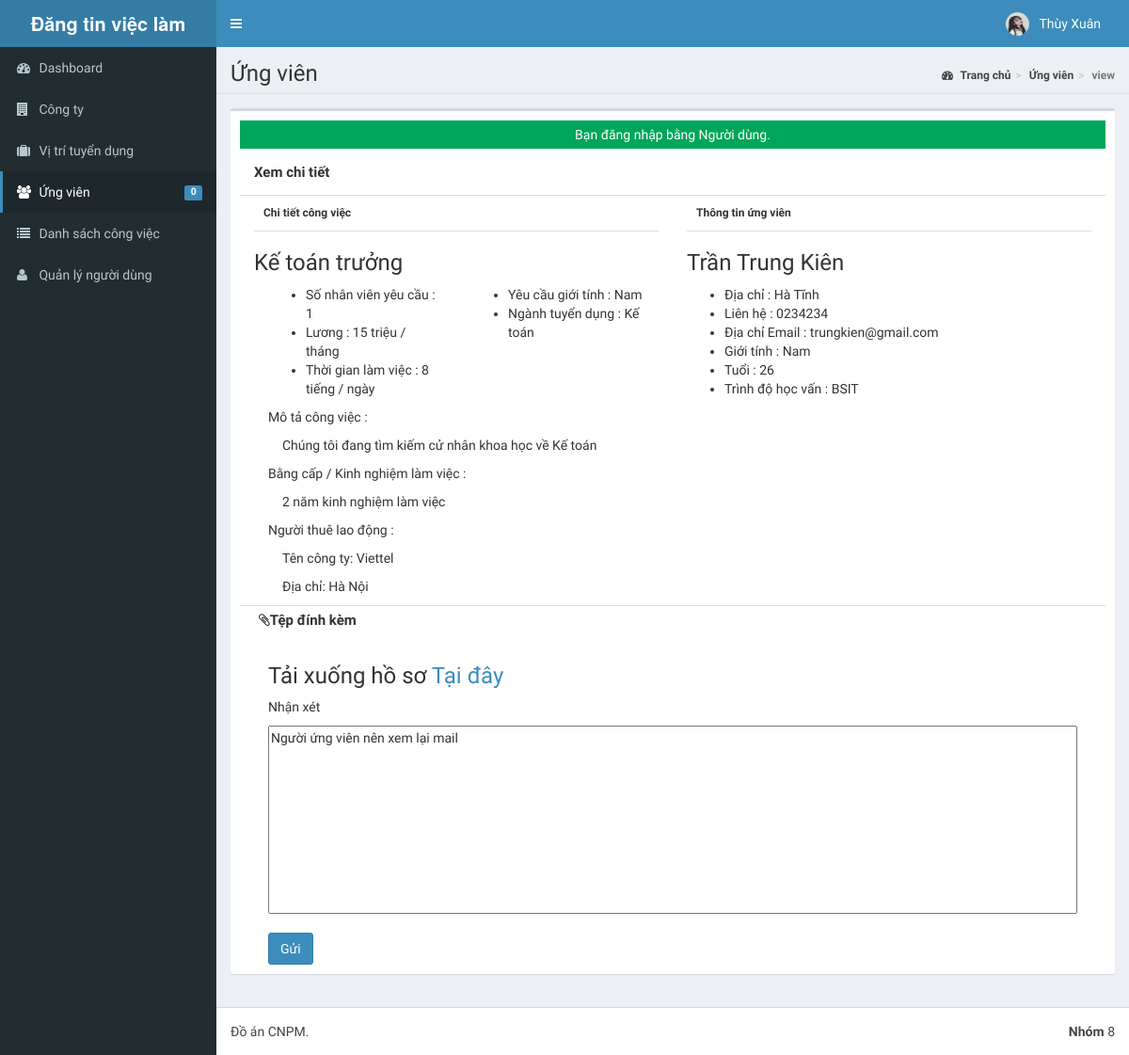
The app's page /admin/applicants/index.php?view=view&id=2 (signed in) with its own data.
### tables this page shows
CREATE TABLE `tblusers` (
  `USERID` varchar(30) NOT NULL,
  `FULLNAME` varchar(40) NOT NULL,
  `USERNAME` varchar(90) NOT NULL,
  `PASS` varchar(90) NOT NULL,
  `ROLE` varchar(30) NOT NULL,
  `PICLOCATION` varchar(255) NOT NULL
);

CREATE TABLE `tbljob` (
  `JOBID` int(11) NOT NULL,
  `COMPANYID` int(11) NOT NULL,
  `CATEGORY` varchar(250) NOT NULL,
  `OCCUPATIONTITLE` varchar(90) NOT NULL,
  `REQ_NO_EMPLOYEES` int(11) NOT NULL,
  `SALARIES` int(11) NOT NULL,
  `DURATION_EMPLOYEMENT` varchar(90) NOT NULL,
  `QUALIFICATION_WORKEXPERIENCE` text NOT NULL,
  `JOBDESCRIPTION` text NOT NULL,
  `PREFEREDSEX` varchar(30) NOT NULL,
  `SECTOR_VACANCY` text NOT NULL,
  `JOBSTATUS` varchar(90) NOT NULL,
  `DATEPOSTED` datetime NOT NULL
);

CREATE TABLE `tblcompany` (
  `COMPANYID` int(11) NOT NULL,
  `COMPANYNAME` varchar(90) NOT NULL,
  `COMPANYADDRESS` varchar(90) NOT NULL,
  `COMPANYCONTACTNO` varchar(30) NOT NULL,
  `COMPANYSTATUS` varchar(90) NOT NULL,
  `COMPANYMISSION` text NOT NULL
);

CREATE TABLE `tblapplicants` (
  `APPLICANTID` int(11) NOT NULL,
  `FNAME` varchar(90) NOT NULL,
  `LNAME` varchar(90) NOT NULL,
  `MNAME` varchar(90) NOT NULL,
  `ADDRESS` varchar(255) NOT NULL,
  `SEX` varchar(11) NOT NULL,
  `CIVILSTATUS` varchar(30) NOT NULL,
  `BIRTHDATE` date NOT NULL,
  `BIRTHPLACE` varchar(255) NOT NULL,
  `AGE` int(2) NOT NULL,
  `USERNAME` varchar(90) NOT NULL,
  `PASS` varchar(90) NOT NULL,
  `EMAILADDRESS` varchar(90) NOT NULL,
  `CONTACTNO` varchar(90) NOT NULL,
  `DEGREE` text NOT NULL,
  `APPLICANTPHOTO` varchar(255) NOT NULL,
  `NATIONALID` varchar(255) NOT NULL
);

CREATE TABLE `tbljobregistration` (
  `REGISTRATIONID` int(11) NOT NULL,
  `COMPANYID` int(11) NOT NULL,
  `JOBID` int(11) NOT NULL,
  `APPLICANTID` int(11) NOT NULL,
  `APPLICANT` varchar(90) NOT NULL,
  `REGISTRATIONDATE` date NOT NULL,
  `REMARKS` varchar(255) NOT NULL DEFAULT 'Pending',
  `FILEID` varchar(30) DEFAULT NULL,
  `PENDINGAPPLICATION` tinyint(1) NOT NULL DEFAULT 1,
  `HVIEW` tinyint(1) NOT NULL DEFAULT 1,
  `DATETIMEAPPROVED` datetime NOT NULL
);

### admin/applicants/index.php (called while the page is built, shortened)
<?php
require_once("../../include/initialize.php");
$title="Ứng viên";
require_once ("../theme/templates.php");
?>

### include/database.php (called while the page is built, shortened)
<?php
class Database {
	var $sql_string = '';
	private $conn;
	public function open_connection() {
		$this->conn = mysqli_connect(server,user,pass);
		if(!$this->conn){
			echo "Sự cố trong kết nối cơ sở dữ liệu! Liên hệ với quản trị viên!";
			exit();
		}else{
			$db_select = mysqli_select_db($this->conn,database_name);
		}
	}
	function setQuery($sql='') {
		$this->sql_string=$sql;
	}
	function executeQuery() {
		$result = mysqli_query($this->conn,$this->sql_string);
		return $result;
	}
	private function confirm_query($result) {
		return $result;
	}
	function loadSingleResult() {
		$cur = $this->executeQuery();
		while ($row = mysqli_fetch_object($cur)) {
		return $data = $row;
		}
	}
}
$mydb = new Database();
?>

### include/accounts.php (called while the page is built, shortened)
<?php
require_once(LIB_PATH.DS.'database.php');
class User {
	protected static  $tblname = "tblusers";
	function single_user($id=""){
			global $mydb;
			$mydb->setQuery("SELECT * FROM ".self::$tblname."
				Where USERID= '{$id}' LIMIT 1");
			$cur = $mydb->loadSingleResult();
			return $cur;
	}
	}
?>

### include/function.php (called while the page is built, shortened)
<?php
function currentpage(){
		$this_page = $_SERVER['SCRIPT_NAME'];
	    $bits = explode('/',$this_page);
		 return $bits[3];
	}
		?>

### include/jobregistration.php (called while the page is built, shortened)
<?php
	require_once(LIB_PATH.DS.'database.php');
	class JobRegistration {
		protected static  $tblname = "tbljobregistration";
	function single_jobregistration($id=""){
		global $mydb;
		$mydb->setQuery("SELECT * FROM ".self::$tblname."
		Where REGISTRATIONID= '{$id}' LIMIT 1");
		$cur = $mydb->loadSingleResult();
		return $cur;
	}
}
?>

### include/job.php (called while the page is built, shortened)
<?php
require_once(LIB_PATH.DS.'database.php');
class Jobs {
	protected static  $tblname = "tbljob";
	function single_job($id=""){
			global $mydb;
			$mydb->setQuery("SELECT * FROM ".self::$tblname."
				Where JOBID = '{$id}' LIMIT 1");
			$cur = $mydb->loadSingleResult();
			return $cur;
	}
	public function delete($id=0) {
		global $mydb;
		$sql = "DELETE FROM ".self::$tblname;
		$sql .= " WHERE JOBID=". $id;
		$sql .= " LIMIT 1 ";
		$mydb->setQuery($sql);
		if(!$mydb->executeQuery()) return false;
	}}
?>

### include/companies.php (called while the page is built, shortened)
<?php
require_once(LIB_PATH.DS.'database.php');
class Company {
	protected static  $tblname = "tblcompany";
	function single_company($id=""){
			global $mydb;
			$mydb->setQuery("SELECT * FROM ".self::$tblname."
				Where COMPANYID= '{$id}' LIMIT 1");
			$cur = $mydb->loadSingleResult();
			return $cur;
	}
}
?>

### include/applicant.php (called while the page is built, shortened)
<?php
require_once(LIB_PATH.DS.'database.php');
class Applicants {
	protected static  $tblname = "tblapplicants";
	function single_applicant($id=""){
		global $mydb;
		$mydb->setQuery("SELECT * FROM ".self::$tblname."
		Where APPLICANTID= '{$id}' LIMIT 1");
		$cur = $mydb->loadSingleResult();
		return $cur;
	}
	}
?>

### admin/applicants/view.php (the view, shortened to what this page needs)
<?php
	global $mydb;
	$red_id = isset($_GET['id']) ? $_GET['id'] : '';
	$jobregistration = New JobRegistration();
	$jobreg = $jobregistration->single_jobregistration($red_id);
	$applicant = new Applicants();
	$appl = $applicant->single_applicant($jobreg->APPLICANTID);
	$jobvacancy = New Jobs();
	$job = $jobvacancy->single_job($jobreg->JOBID);
	$company = new Company();
	$comp = $company->single_company($jobreg->COMPANYID);
	$sql = "SELECT * FROM `tblattachmentfile` WHERE `FILEID`=" .$jobreg->FILEID;
	$mydb->setQuery($sql);
	$attachmentfile = $mydb->loadSingleResult();
?>
<form action="controller.php?action=approve" method="POST">
	<div class="col-sm-12 content-header" style="">Xem chi tiết</div>
	<div class="col-sm-6 content-body" >
		<p>Chi tiết công việc</p>
		<h3><?php echo $job->OCCUPATIONTITLE; ?></h3>
		<div class="col-sm-6">
			<ul>
				<li><i class="fp-ht-bed"></i>Số nhân viên yêu cầu : <?php echo $job->REQ_NO_EMPLOYEES; ?></li>
				<li><i class="fp-ht-food"></i>Lương : <?php echo number_format($job->SALARIES,0);  ?> triệu / tháng</li>
				<li><i class="fa fa-sun-"></i>Thời gian làm việc : <?php echo $job->DURATION_EMPLOYEMENT; ?></li>
			</ul>
		</div>
		<div class="col-sm-6">
			<ul>
				<li><i class="fp-ht-tv"></i>Yêu cầu giới tính : <?php echo $job->PREFEREDSEX; ?></li>
				<li><i class="fp-ht-computer"></i>Ngành tuyển dụng : <?php echo $job->SECTOR_VACANCY; ?></li>
			</ul>
		</div>
		<div class="col-sm-12">
			<p>Mô tả công việc : </p>
			<p style="margin-left: 15px;"><?php echo $job->JOBDESCRIPTION;?></p>
		</div>
		<div class="col-sm-12">
			<p>Bằng cấp / Kinh nghiệm làm việc : </p>
			<p style="margin-left: 15px;"><?php echo $job->QUALIFICATION_WORKEXPERIENCE; ?></p>
		</div>
		<div class="col-sm-12">
			<p>Người thuê lao động : </p>
			<p style="margin-left: 15px;">Tên công ty: <?php echo $comp->COMPANYNAME ; ?></p>
			<p style="margin-left: 15px;">Địa chỉ: <?php echo $comp->COMPANYADDRESS ; ?></p>
		</div>
	</div>
	<div class="col-sm-6 content-body" >
		<p>Thông tin ứng viên</p>
		<h3> <?php echo $appl->FNAME. ' ' . $appl->MNAME. ' ' .$appl->LNAME;?></h3>
		<ul>
			<li>Địa chỉ : <?php echo $appl->ADDRESS; ?></li>
			<li>Liên hệ : <?php echo $appl->CONTACTNO;?></li>
			<li>Địa chỉ Email : <?php echo $appl->EMAILADDRESS;?></li>
			<li>Giới tính : <?php echo $appl->SEX;?></li>
			<li>Tuổi : <?php echo $appl->AGE;?></li>
			<li>Trình độ học vấn : <?php echo $appl->DEGREE;?> </li>
		</ul>
	</div>
	<div class="col-sm-12 content-footer">
		<p><i class="fa fa-paperclip"></i>Tệp đính kèm</p>
		<div class="col-sm-12 slider">
			<h3>Tải xuống hồ sơ <a href="<?php echo web_root.'applicant/'.$attachmentfile->FILE_LOCATION; ?>">Tại đây</a></h3>
		</div>
		<div class="col-sm-12">
			<p>Nhận xét</p>
			<textarea class="input-group" name="REMARKS"><?php echo isset($jobreg->REMARKS) ? $jobreg->REMARKS : ""; ?></textarea>
		</div>
		<div class="col-sm-12  submitbutton ">
			<button type="submit" name="submit" class="btn btn-primary">Gửi</button>
		</div>
	</div>
</form>

### admin/theme/templates.php (shortened to what this page needs)
<!DOCTYPE html>
<html>
<head>
  <link rel="stylesheet" href="<?php echo web_root;?>bootstrap/css/bootstrap.min.css">
  <link rel="stylesheet" href="<?php echo web_root;?>plugins/font-awesome/css/font-awesome.min.css">
  <link rel="stylesheet" href="<?php echo web_root;?>dist/css/AdminLTE.min.css">
  <link rel="stylesheet" href="<?php echo web_root;?>dist/css/skins/_all-skins.min.css">
  <link rel="stylesheet" href="<?php echo web_root;?>plugins/iCheck/flat/blue.css">
  <link rel="stylesheet" href="<?php echo web_root;?>plugins/morris/morris.css">
  <link rel="stylesheet" href="<?php echo web_root;?>plugins/jvectormap/jquery-jvectormap-1.2.2.css">
  <link href="<?php echo web_root; ?>plugins/datepicker/bootstrap-datetimepicker.min.css" rel="stylesheet" media="screen">
  <link rel="stylesheet" href="<?php echo web_root;?>plugins/dataTables/jquery.dataTables.min.css">
  <link rel="stylesheet" href="<?php echo web_root;?>plugins/bootstrap-wysihtml5/bootstrap3-wysihtml5.min.css">
</head>
<body class="hold-transition skin-blue fixed sidebar-mini">
  <div class="wrapper">
    <header class="main-header">
      <a href="<?php echo web_root;?>/admin/" class="logo">
        <span class="logo-lg"><b>Đăng tin việc làm</b></span>
      </a>
      <nav class="navbar navbar-static-top" role="navigation">
        <a href="#" class="sidebar-toggle" data-toggle="offcanvas" role="button">
        </a>
        <div class="navbar-custom-menu">
          <ul class="nav navbar-nav">
            <?php
              $user = New User();
              $singleuser = $user->single_user($_SESSION['ADMIN_USERID']);
            ?>
          <li class="dropdown user user-menu" style="padding-right: 15px;"  >
            <a href="#" class="dropdown-toggle" data-toggle="dropdown">
              <img src="<?php echo web_root.'admin/user/'. $singleuser->PICLOCATION;?>" class="user-image" alt="User Image">
              <span class="hidden-xs"><?php echo $singleuser->FULLNAME; ?></span>
            </a>
          </li>
          </ul>
        </div>
      </nav>
    </header>
  <aside class="main-sidebar">
    <section class="sidebar">
      <ul class="sidebar-menu">
        <li  class="<?php echo (currentpage() == 'index.php') ? "active" : false;?>" >
          <a href="<?php echo web_root ;?>admin/">
            <i class="fa fa-dashboard"></i> <span>Dashboard</span>
          </a>
        </li>
        <li class="<?php echo (currentpage() == 'company') ? "active" : false;?>" >
          <a href="<?php echo web_root ;?>admin/company/">
            <i class="fa fa-building"></i> <span>Công ty</span>
          </a>
        </li>
        <li class="<?php echo (currentpage() == 'vacancy') ? "active" : false;?>" >
          <a href="<?php echo web_root ;?>admin/vacancy/">
            <i class="fa fa-suitcase"></i> <span>Vị trí tuyển dụng</span>
          </a>
        </li>
        <li class="<?php echo (currentpage() == 'applicants') ? "active" : false;?>" >
          <a href="<?php echo web_root ;?>admin/applicants/">
            <i class="fa fa-users"></i> <span>Ứng viên</span>
            <span class="label label-primary pull-right">
              <?php
                $sql = "SELECT count(*) as 'APPL' FROM `tbljobregistration` WHERE `PENDINGAPPLICATION`=1";
                $mydb->setQuery($sql);
                $pending = $mydb->loadSingleResult();
                echo $pending->APPL;
              ?>
            </span>
          </a>
        </li>
        <li class="<?php echo (currentpage() == 'category') ? "active" : false;?>" >
          <a href="<?php echo web_root ;?>admin/category/">
            <i class="fa fa-list"></i>
            <span>Danh sách công việc</span>
          </a>
        </li>
        <li class="<?php echo (currentpage() == 'user') ? "active" : false;?>">
          <a href="<?php echo web_root; ?>admin/user/">
            <i class="fa fa-user"></i>
            <span>Quản lý người dùng</span>
          </a>
        </li>
      </ul>
    </section>
  </aside>
  <div class="content-wrapper">
  <section class="content-header">
      <h1>
        <?php echo isset($title) ? $title : ''; ?>
      </h1>
      <ol class="breadcrumb">
        <?php
          if ($title!='Home') {
            $active_title = '';
            if (isset($_GET['view'])) {
              $active_title = '<li class='.$active_title.'><a href="index.php">'.$title.'</a></li>';
            }else{
              $active_title = '<li class='.$active_title.'>'.$title.'</li>';
            }
            echo '<li><a href='.web_root.'admin/><i class="fa fa-dashboard"></i> Trang chủ</a></li>';
            echo  $active_title;
            echo  isset($_GET['view']) ? '<li class="active">'.$_GET['view'].'</li>' : '';
          }
        ?>
      </ol>
    </section>
         <section class="content">
          <div class="row">
            <div class="col-xs-12">
              <div class="box">
                <div class="box-body">
              <?php
               require_once $content;
               ?>
             </div>
             </div>
           </div>
         </div>
         </section>
 </div>
  <footer class="main-footer">
    <div class="pull-right hidden-xs">
      <b>Nhóm</b> 8
    </div>
    <strong></strong> Đồ án CNPM.
  </footer>
</body>
</html>

### admin/applicants/view.php (style rules this page uses)
.content-header { min-height: 50px; border-bottom: 1px solid #ddd; font-size: 15px; font-weight: bold; }
.content-body { min-height: 350px; }
.content-body >p { padding:10px; font-size: 12px; font-weight: bold; border-bottom: 1px solid #ddd; }
.content-footer { min-height: 100px; border-top: 1px solid #ddd; }
.content-footer > p { padding:5px; font-size: 15px; font-weight: bold; }
.content-footer textarea { width: 100%; height: 200px; }
.content-footer .submitbutton { margin-top: 20px; }

### records on screen
tblusers: PICLOCATION (picture), FULLNAME "Thùy Xuân"
tbljob: OCCUPATIONTITLE "Kế toán trưởng", REQ_NO_EMPLOYEES "1", SALARIES "15", DURATION_EMPLOYEMENT "8 tiếng / ngày", PREFEREDSEX "Nam", SECTOR_VACANCY "Kế toán", JOBDESCRIPTION "Chúng tôi đang tìm kiếm cử nhân khoa học về Kế toán", QUALIFICATION_WORKEXPERIENCE "2 năm kinh nghiệm làm việc"
tblcompany: COMPANYNAME "Viettel", COMPANYADDRESS "Hà Nội"
tblapplicants: FNAME "Trần", MNAME "Trung", LNAME "Kiên", ADDRESS "Hà Tĩnh", CONTACTNO "0234234", EMAILADDRESS "trungkien@gmail.com", SEX "Nam", AGE "26", DEGREE "BSIT"
tbljobregistration: REMARKS "Người ứng viên nên xem lại mail"

### other values on screen
$pending->APPL "0"
$title "Ứng viên"
$_GET['view'] "view"
$_SESSION['message'] "Bạn đăng nhập bằng Người dùng."
